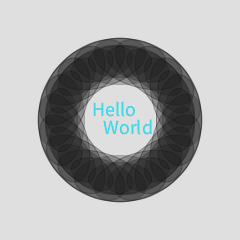
Frame 1 (no input)
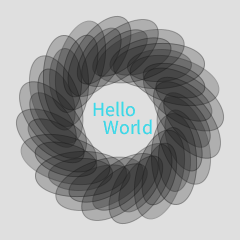
Frame 60 (the mouse pressed at the canvas centre just before this capture)
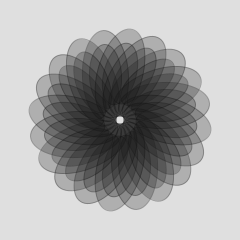
Frame 120 (the mouse held since frame 60 and released just before this capture)

The Processing sketch that drew these frames (run headless with seeded random() and noise(); from frame 60 on, the mouse is pressed at the canvas centre):

// Processing sketch: sketch_002
// ── sketch_002.pde
int frames = 150, num=20;
float theta, d;

void setup() {
  size(240, 240);
}

void draw() {
  background(223);
  translate(width/2, height/2);
  for (int i = 0; i < num; i++) {
    pushMatrix();
    fill(15, 60);
    stroke(15, 80);
    float offSet = TWO_PI * i/num;
    rotate(offSet);
    float sz = width*.19;
    float x = map(sin(theta), -1, 1, sz, width*.3);
    translate(x, 0);
    pushMatrix();
      rotate(theta);
      ellipse(0, 0, sz, sz * 2);
      ellipse(0, 0, sz*.7, sz * 2*.7);
      popMatrix();
    popMatrix(); 
    
    d = sqrt((mouseX - 120)*(mouseX - 120) + (mouseY - 120)*(mouseY - 120)) / 10;
    textAlign(CENTER);
    textSize(20);
    fill(0, 209, 234, d);
    text("Hello", -7, -5);
    text("World", 7, 14);
  }
  theta += TWO_PI/frames;
}
